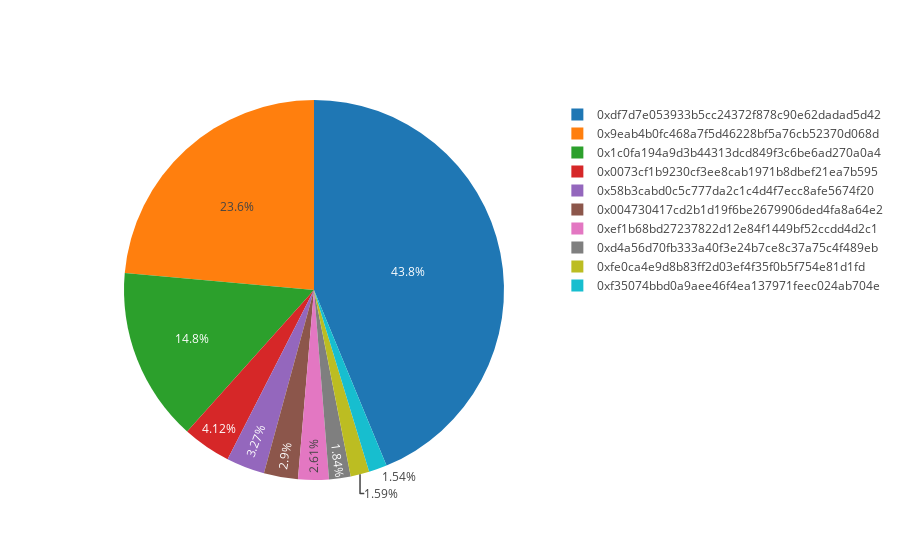

Notebook code for this chart:
### Code cell
labels = top_miners['miner']
values = top_miners['total_block_reward']

trace = go.Pie(labels=labels, values=values)

iplot([trace])

### Figure 1 — Plotly figure (JSON) as saved in the notebook; plotly's stock layout.template omitted (floating-point values rounded to 4 significant figures)
{"data": [{"labels": ["0xdf7d7e053933b5cc24372f878c90e62dadad5d42", "0x9eab4b0fc468a7f5d46228bf5a76cb52370d068d", "0x1c0fa194a9d3b44313dcd849f3c6be6ad270a0a4", "0x0073cf1b9230cf3ee8cab1971b8dbef21ea7b595", "0x58b3cabd0c5c777da2c1c4d4f7ecc8afe5674f20", "0x004730417cd2b1d19f6be2679906ded4fa8a64e2", "0xef1b68bd27237822d12e84f1449bf52ccdd4d2c1", "0xd4a56d70fb333a40f3e24b7ce8c37a75c4f489eb", "0xfe0ca4e9d8b83ff2d03ef4f35f0b5f754e81d1fd", "0xf35074bbd0a9aee46f4ea137971feec024ab704e"], "type": "pie", "uid": "9ac198cf-a7fc-493f-a900-d10b1a4c64b8", "values": [66739, 35948, 22555, 6281, 4982, 4419, 3981, 2800, 2426, 2351]}], "layout": {}}
